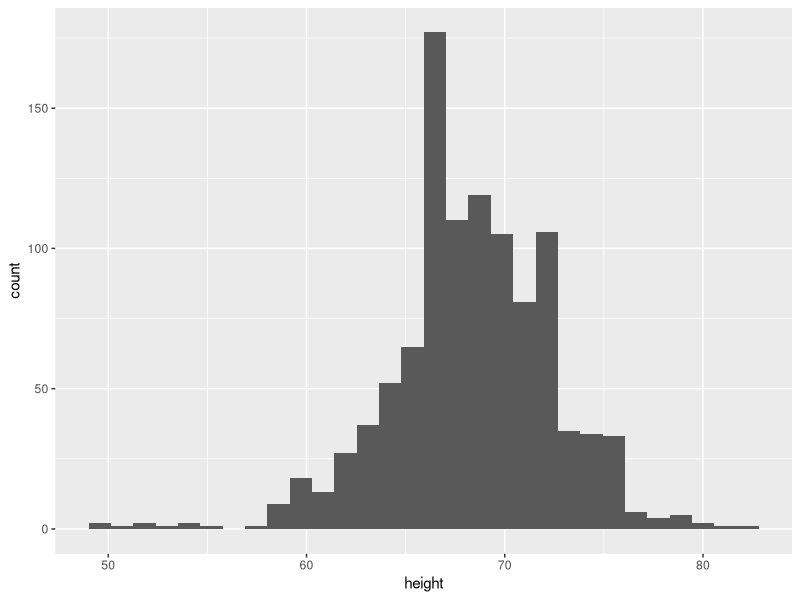
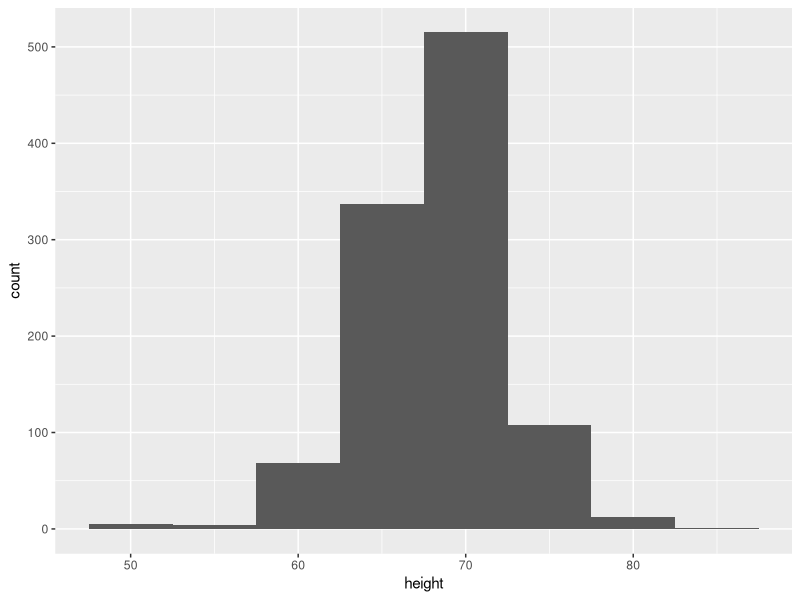
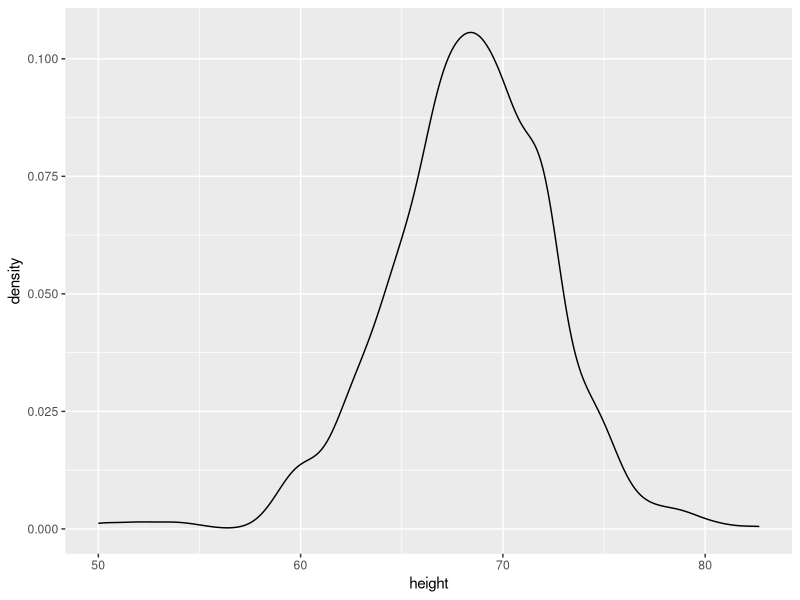
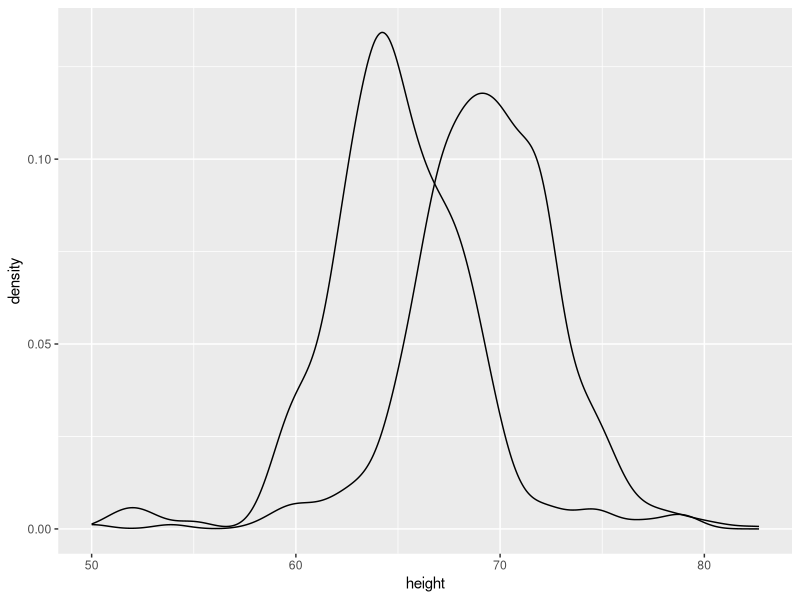
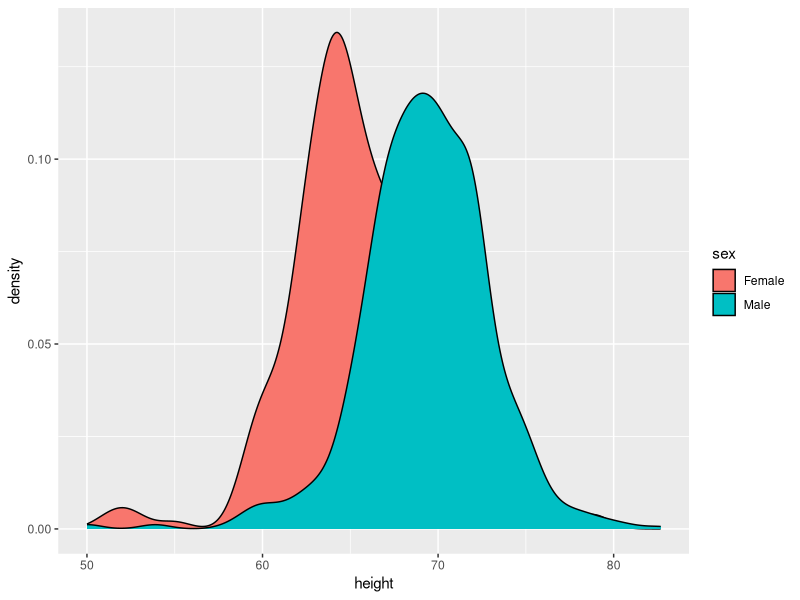
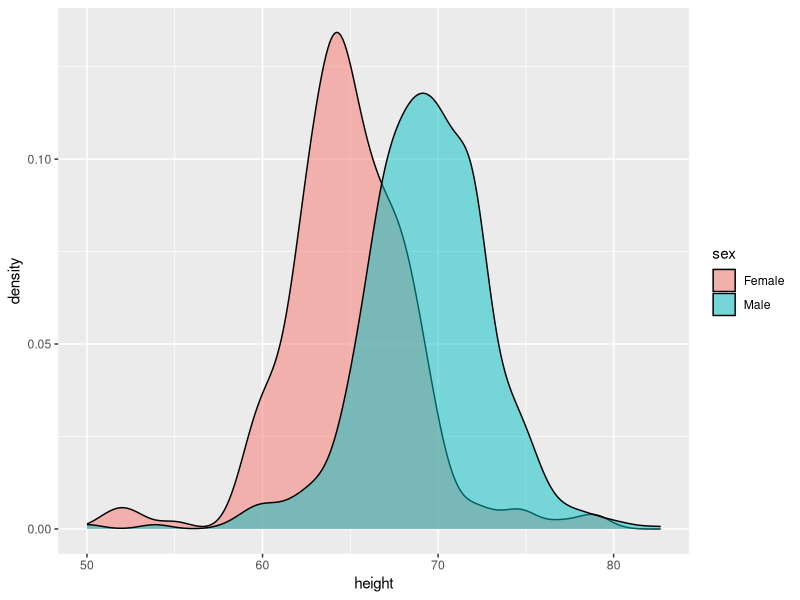
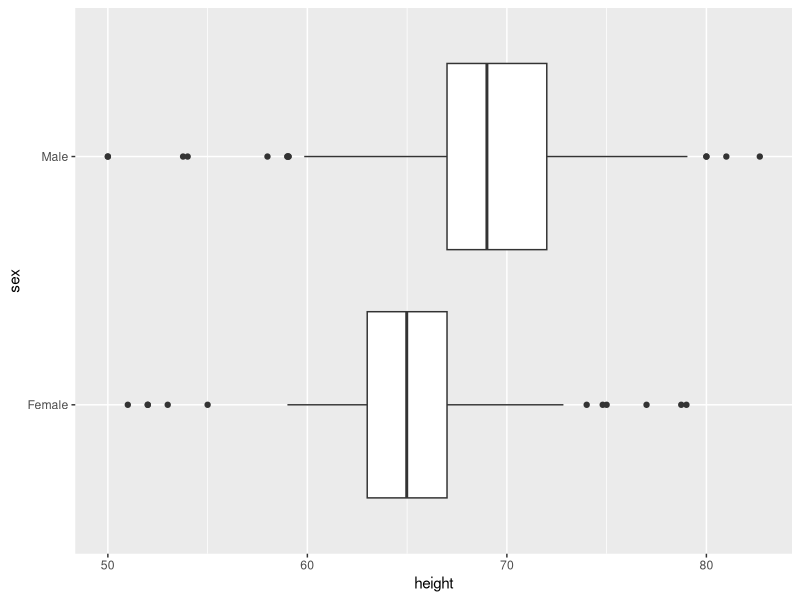
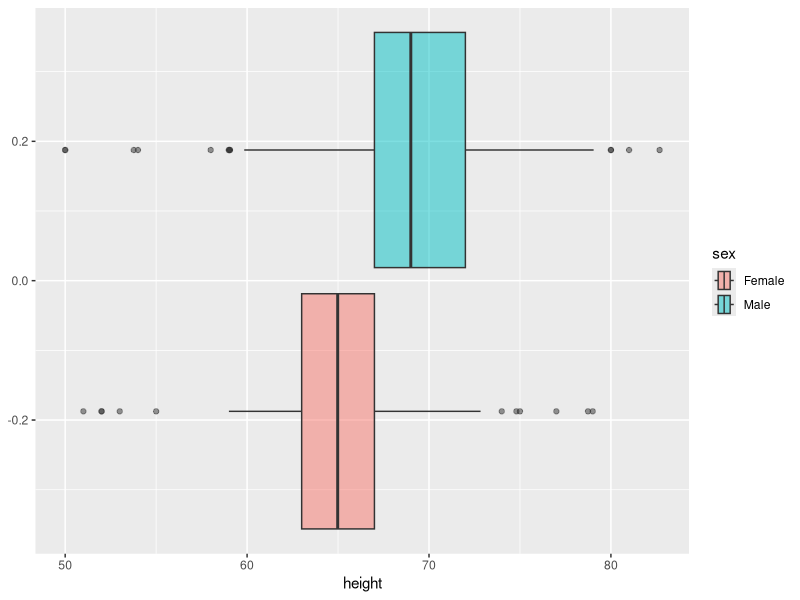

Reproduce these figures in R, in order.
## ---- chunk 1
knitr::opts_chunk$set(echo = TRUE)
library(tidyverse)
## ---- chunk 2
#install.packages("dslabs")
library(dslabs) 
data(heights)
glimpse(heights)
## ---- chunk 3
h <- ggplot(heights, aes(x = height))
h + geom_histogram()
## ---- chunk 4
h <- ggplot(heights, aes(x = height))
h + geom_histogram(binwidth = 5)
## ---- chunk 5
h + geom_density()
## ---- chunk 6
ggplot(heights, aes(x = height, group = sex)) + geom_density() 
## ---- chunk 7
ggplot(heights, aes(x = height, fill = sex)) + geom_density()

## ---- chunk 8
ggplot(heights, aes(x = height, fill = sex)) + geom_density(alpha = 1/2)

## ---- chunk 9
ggplot(heights, aes(x = height, y = sex)) + geom_boxplot()

ggplot(heights, aes(x = height, fill = sex)) + geom_boxplot(alpha = 1/2)
## ---- chunk 10
mean(heights$height)
median(heights$height)

heights %>% summarise(mean(height),median(height))

## ---- chunk 11
heights %>% group_by(sex) %>% summarise(mean(height), median(height))

## ---- chunk 12
heights %>% group_by(sex) %>% summarise(max(height)) 

## ---- chunk 13
# install.packages("pscl")
library(pscl) # loads in the package that has this data. 
## You might need to install this...

# data for presidental elections
votedata <-  presidentialElections
glimpse(votedata)
## ---- chunk 14



## ---- chunk 15



## ---- chunk 16



## ---- chunk 17


## ---- chunk 18


## ---- chunk 19



## ---- chunk 20


## ---- chunk 21
library(maps)
votedata$state <- tolower(votedata$state)  ## states need to be lowercase for linking

states_map <- map_data("state") ## this gives us the lat and long for each point of each state.
  
map_plot <-  ggplot(data =  votedata %>% filter(year == 2008), aes(map_id = state)) +
    geom_map(aes(fill = demVote), map = states_map) +
    expand_limits(x = states_map$long, y = states_map$lat)
map_plot  
## ---- chunk 22
map_plot <-  ggplot(data =  votedata %>% filter(year == 2016), aes(map_id = state)) +
  geom_map(aes(fill = demVote), map = states_map)+
  expand_limits(x = states_map$long, y = states_map$lat)
map_plot  
## ---- chunk 23


## ---- chunk 24


## ---- chunk 25


## ---- chunk 26
library(palmerpenguins)
glimpse(penguins)
## ---- chunk 27


## ---- chunk 28


## ---- chunk 29


## ---- chunk 30



## ---- chunk 31



## ---- chunk 32
